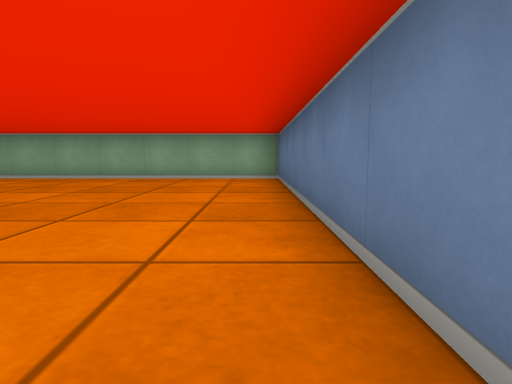
[1] (above)

23 first-person views from a walk through a cub3D ray-caster map. The camera is about half as high as the walls, tilts 6° down and sees 75° across. The floor is counted in squares. Each view is taken from the middle of a square. On the plan, view 1 faces up. The plan holds only what a view shows up to about 9 squares ahead; the rest is blank.

[2]
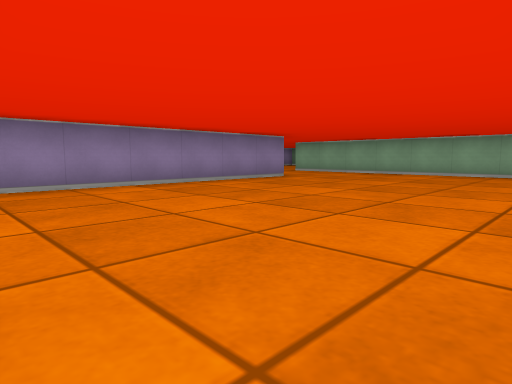

[3]
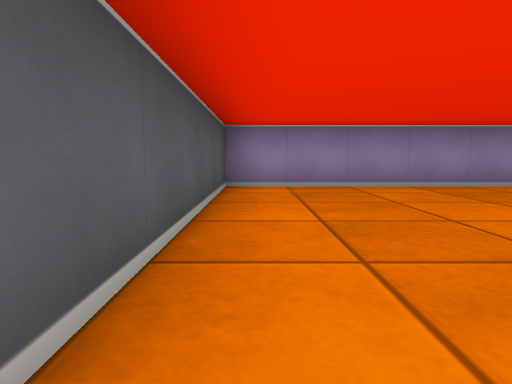

[4]
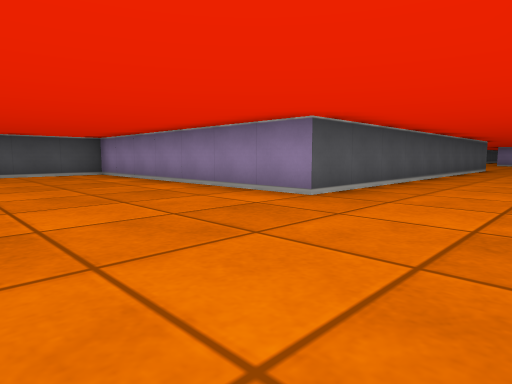

[5]
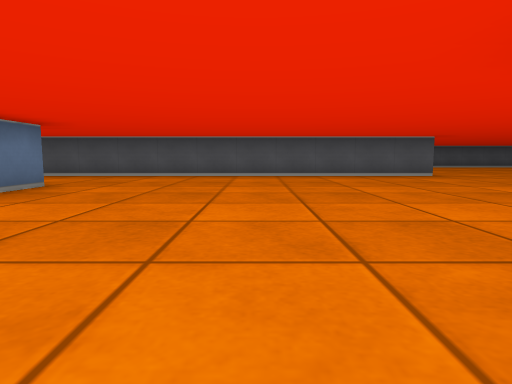

[6]
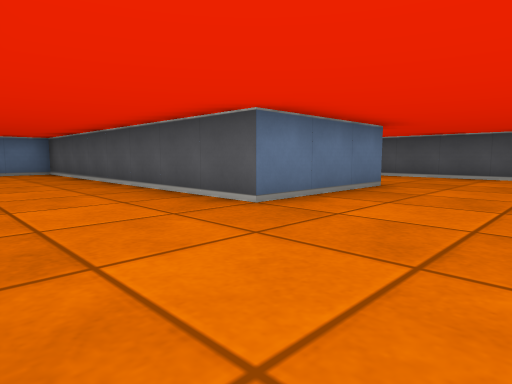

[7]
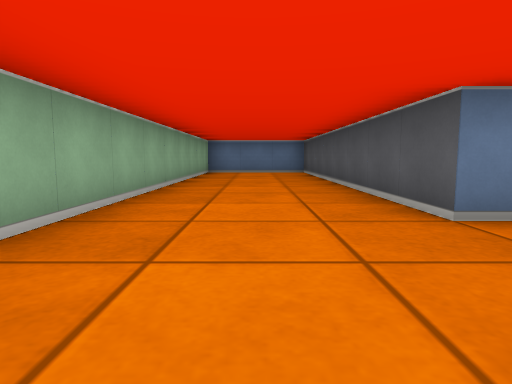

[8]
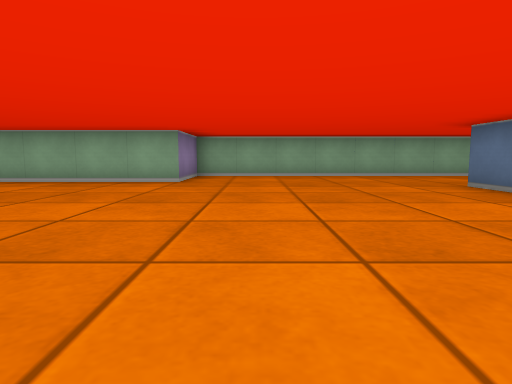

[9]
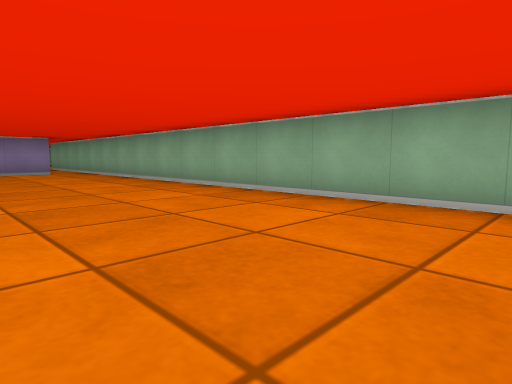

[10]
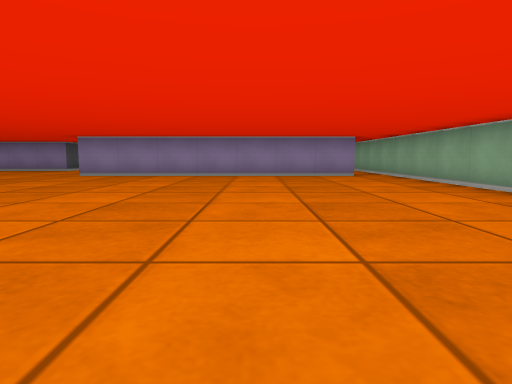

[11]
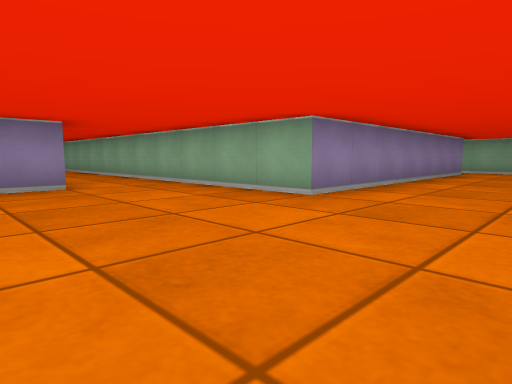

[12]
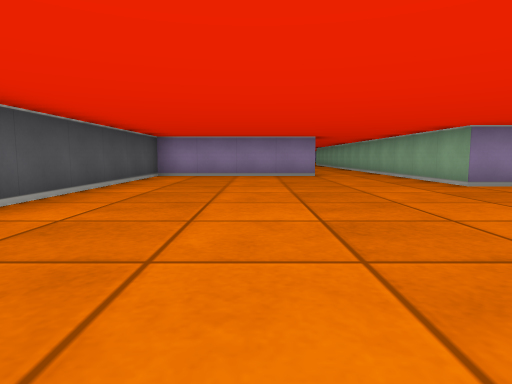

[13]
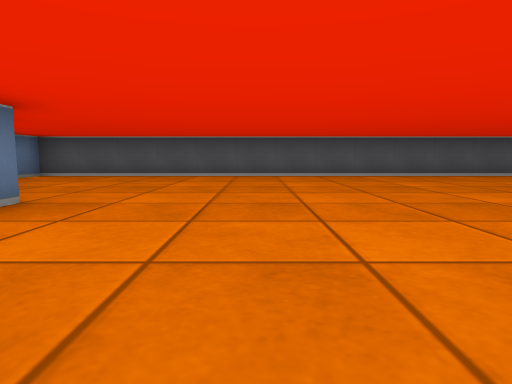

[14]
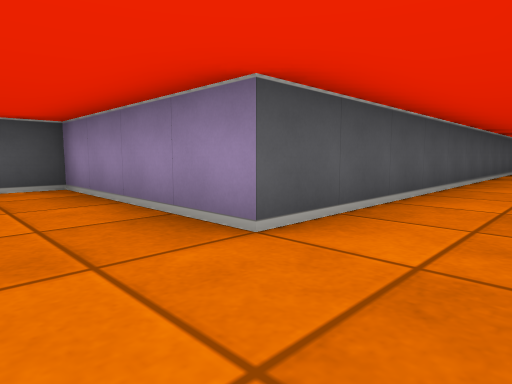

[15]
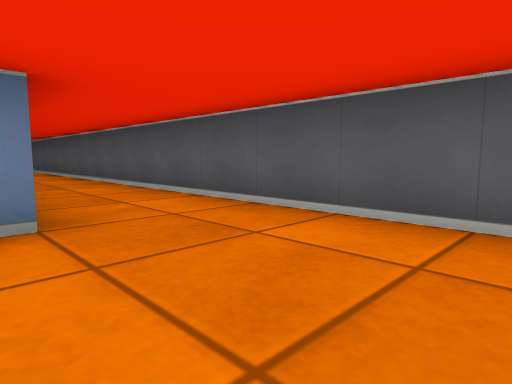

[16]
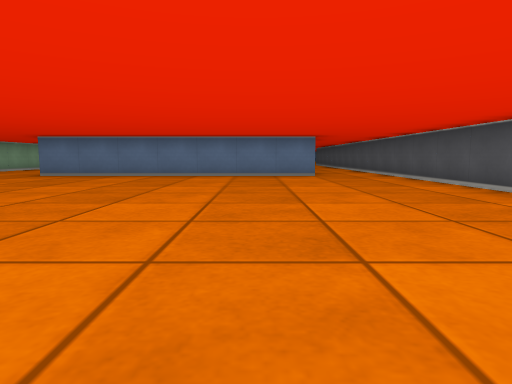

[17]
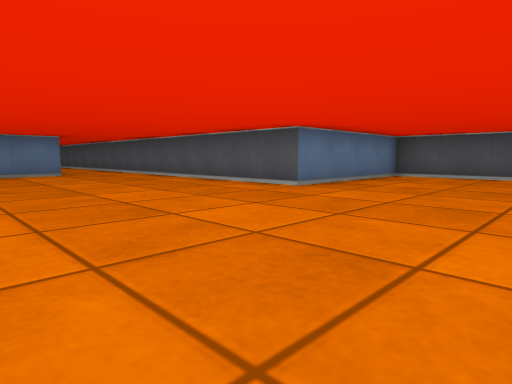

[18]
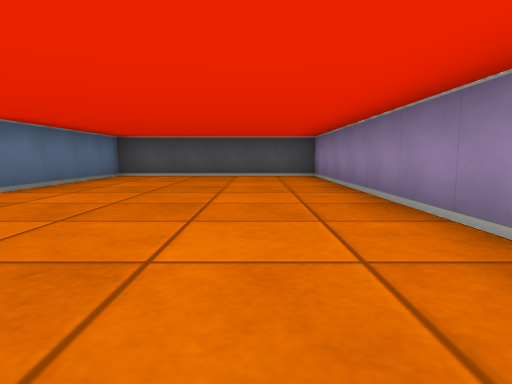

[19]
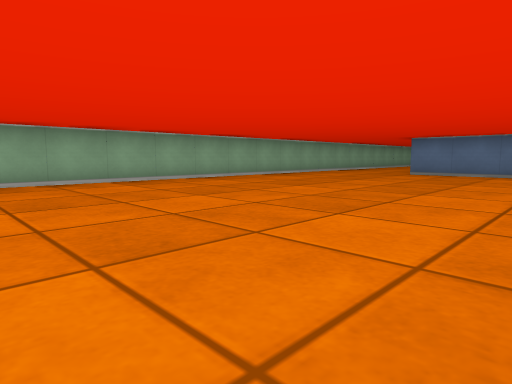

[20]
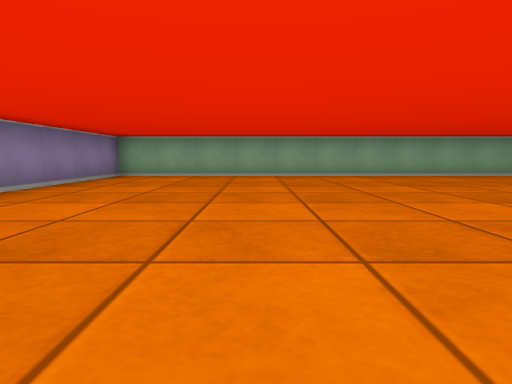

[21]
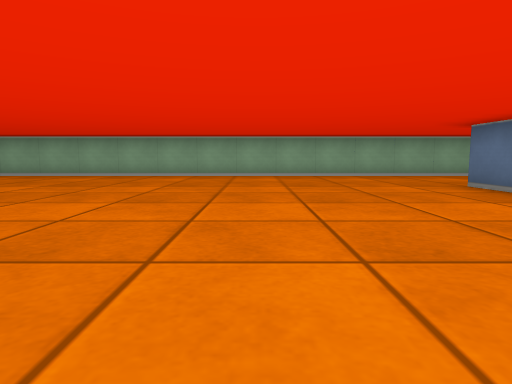

[22]
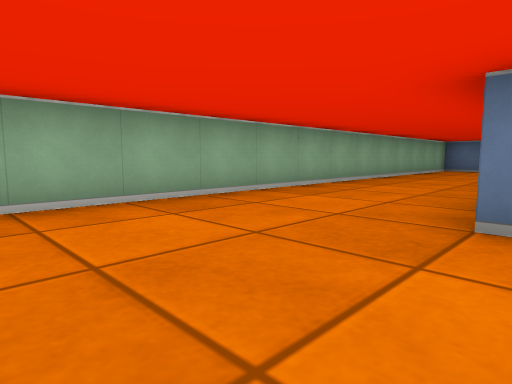

[23]
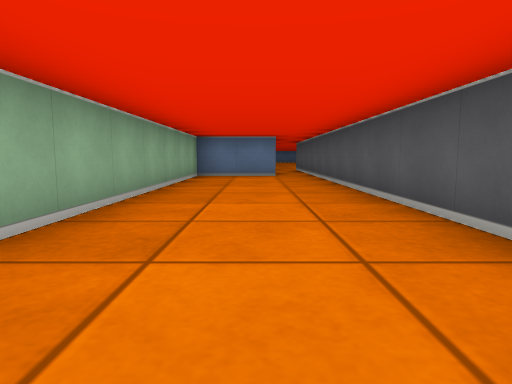

### Floor plan
Ten units are one square. View 1 is at (0, 0); x grows to the right and y downward. Boxes are objects, and circles mark ways between rooms. Rooms are numbered by the first view taken in them; rooms with no view inside come last. Other rooms are left out.
<svg viewBox="-490 -140 500 170">
<path fill="none" stroke="#000" d="M-156 -45 -55 -45 -55 25 -5 25M-75 -74 -75 -105 5 -105 5 -116M-235 -106 -235 -35 -255 -35M-265 -15 -265 25 -125 25 -125 16M5 -5 5 -75 -58 -75M-9 -135 -125 -135 -125 -115 -241 -115M-375 -34 -375 -105M-341 -105 -270 -105M-485 -41 -485 25 -435 25 -435 -15 -265 -15M-275 -115 -275 -135 -485 -135 -485 -95M-255 -35 -304 -35"/>
<circle cx="-240" cy="-110" r="3" fill="#2a7"/>
<circle cx="-265" cy="-25" r="3" fill="#2a7"/>
<text x="-130" y="-50">1</text>
<text x="-400" y="-70">2</text>
</svg>
Room 1 opens to room 2.

Where each view was taken, in squares from view 1:
view 1: 0 up, 0 right, facing up
view 2: 2 down, 0 right, facing up-left
view 3: 2 down, 0 right, facing left
view 4: 7 up, 2 left, facing down-left
view 5: 13 up, 11 left, facing down
view 6: 13 up, 10 left, facing down-right
view 7: 12 up, 10 left, facing right
view 8: 5 up, 11 left, facing up
view 9: 8 up, 13 left, facing up-left
view 10: 8 up, 15 left, facing left
view 11: 0 up, 21 left, facing up-left
view 12: 0 up, 18 left, facing left
view 13: 6 up, 18 left, facing down
view 14: 3 up, 25 left, facing down-left
view 15: 4 up, 40 left, facing down-right
view 16: 5 up, 46 left, facing right
view 17: 6 up, 47 left, facing down-right
view 18: 6 up, 47 left, facing down
view 19: 7 up, 47 left, facing up-right
view 20: 5 up, 45 left, facing up
view 21: 5 up, 41 left, facing up
view 22: 10 up, 40 left, facing up-right
view 23: 12 up, 36 left, facing right
